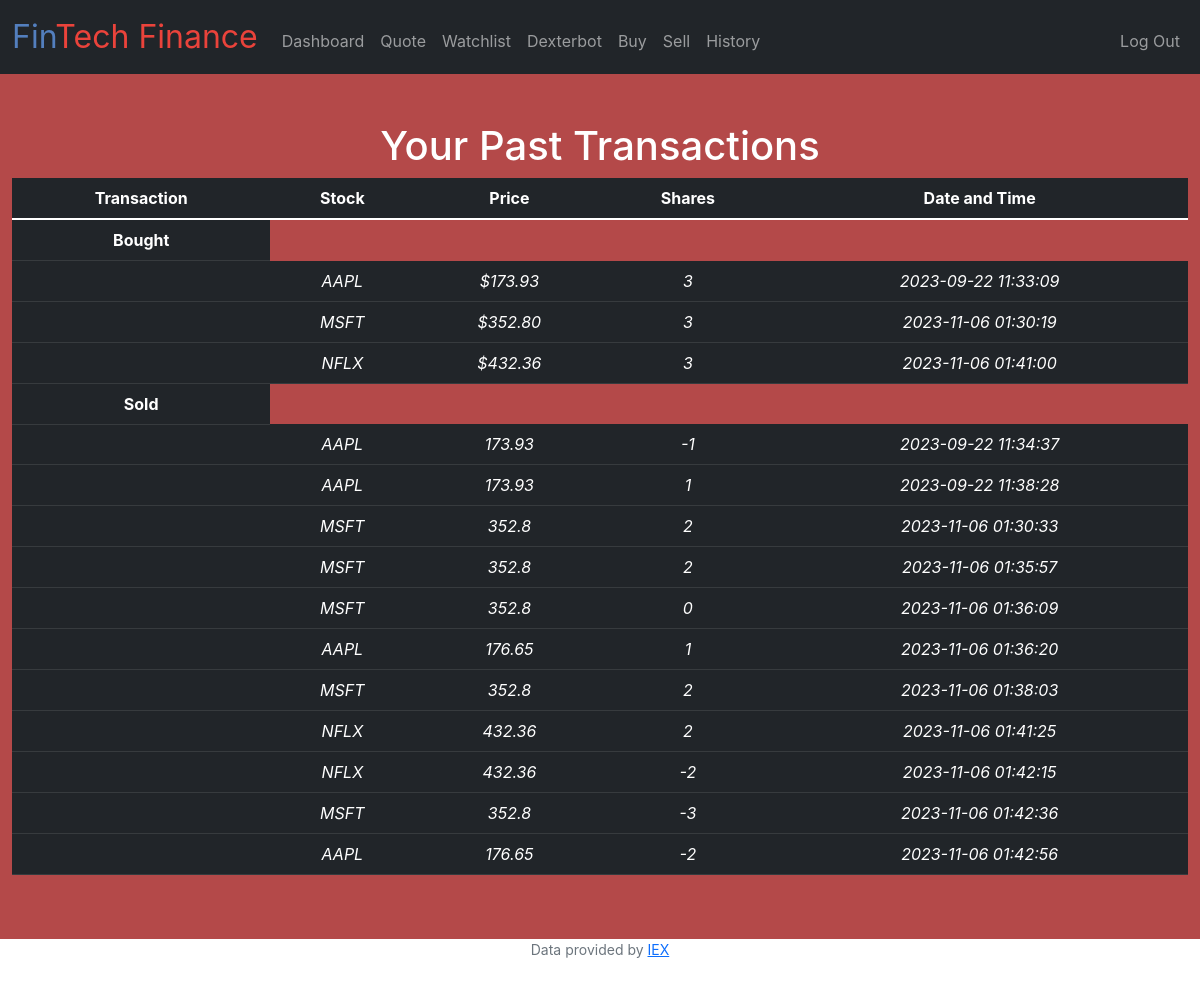
Page /history (signed in) on the committed database.
### tables this page shows
CREATE TABLE purchases (id INTEGER PRIMARY KEY AUTOINCREMENT NOT NULL, username TEXT NOT NULL, stock TEXT NOT NULL, shares INTEGER NOT NULL, price NUMERIC NOT NULL, type TEXT, DT TIMESTAMP);

### app.py (the view)
@app.route("/history")
@login_required
def history():
    userid = session["user_id"]
    username = db.execute("select username from users where id=?",userid)[0]["username"]
    purchases_buy = db.execute("select * from purchases where username= ? AND type='B'",username)
    purchases_sell = db.execute("select * from purchases where username=? AND type='S'",username)
    return render_template("history.html", purchases_buy=purchases_buy, purchases_sell=purchases_sell)

### app.py (called while the page is built)
@app.after_request
def after_request(response):
    response.headers["Cache-Control"] = "no-cache, no-store, must-revalidate"
    response.headers["Expires"] = 0
    response.headers["Pragma"] = "no-cache"
    return response

### helpers.py (called while the page is built)
def login_required(f):
    @wraps(f)
    def decorated_function(*args, **kwargs):
        if session.get("user_id") is None:
            return redirect("/login")
        return f(*args, **kwargs)
    return decorated_function

def usd(value):
    return f"${value:,.2f}"

### templates/history.html (shortened to what this page needs)
{% extends "layout.html" %}
{% block main %}
<h1 style="color:white;">Your Past Transactions</h1>
<table class="table table-dark">
    <thead>
      <tr>
        <th scope="col">Transaction</th>
        <th scope="col">Stock</th>
        <th scope="col">Price</th>
        <th scope="col">Shares</th>
        <th scope="col">Date and Time</th>
      </tr>
    </thead>
    <tbody>
      <tr>
        <th scope="row">Bought</th>
      </tr>
      {% for row in purchases_buy %}
        <tr>
          <th></th>
          <td>{{row.stock}}</td>
          <td>{{row.price | usd}}</td>
          <td>{{row.shares}}</td>
          <td>{{row.DT}}</td>
        </tr>
      {% endfor %}
      <tr>
        <th scope="row">Sold</th>
      </tr>
      {% for row in purchases_sell %}
        <tr>
          <th></th>
          <td>{{row.stock}}</td>
          <td>{{row.price}}</td>
          <td>{{row.shares}}</td>
          <td>{{row.DT}}</td>
        </tr>
      {% endfor %}
    </tbody>
  </table>
{% endblock %}

### static/styles.css (style rules this page uses)
th { font-style:bold; }
td { font-style:italic; }
tr:nth-child(even) { background-color: #f2f2f2; }
* { padding: 0; margin: 0; overflow-x: hidden; font-family: 'Inter', sans-serif; }

### rows in the picture
purchases: stock "AAPL", price "$173.93", shares "3", DT "2023-09-22 11:33:09"
purchases: stock "MSFT", price "$352.80", shares "3", DT "2023-11-06 01:30:19"
purchases: stock "NFLX", price "$432.36", shares "3", DT "2023-11-06 01:41:00"
purchases: stock "AAPL", price "173.93", shares "-1", DT "2023-09-22 11:34:37"
purchases: stock "AAPL", price "173.93", shares "1", DT "2023-09-22 11:38:28"
purchases: stock "MSFT", price "352.8", shares "2", DT "2023-11-06 01:30:33"
purchases: stock "MSFT", price "352.8", shares "2", DT "2023-11-06 01:35:57"
purchases: stock "MSFT", price "352.8", shares "0", DT "2023-11-06 01:36:09"
purchases: stock "AAPL", price "176.65", shares "1", DT "2023-11-06 01:36:20"
purchases: stock "MSFT", price "352.8", shares "2", DT "2023-11-06 01:38:03"
purchases: stock "NFLX", price "432.36", shares "2", DT "2023-11-06 01:41:25"
purchases: stock "NFLX", price "432.36", shares "-2", DT "2023-11-06 01:42:15"
purchases: stock "MSFT", price "352.8", shares "-3", DT "2023-11-06 01:42:36"
purchases: stock "AAPL", price "176.65", shares "-2", DT "2023-11-06 01:42:56"
